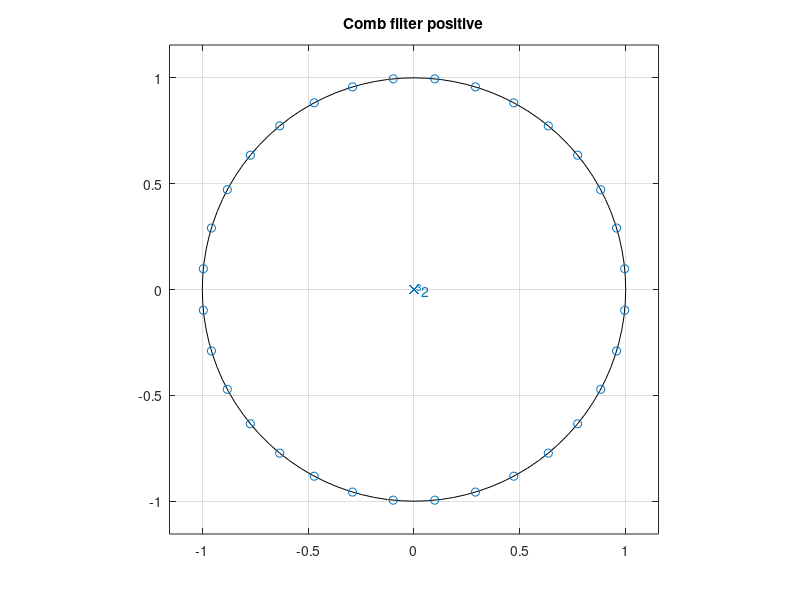
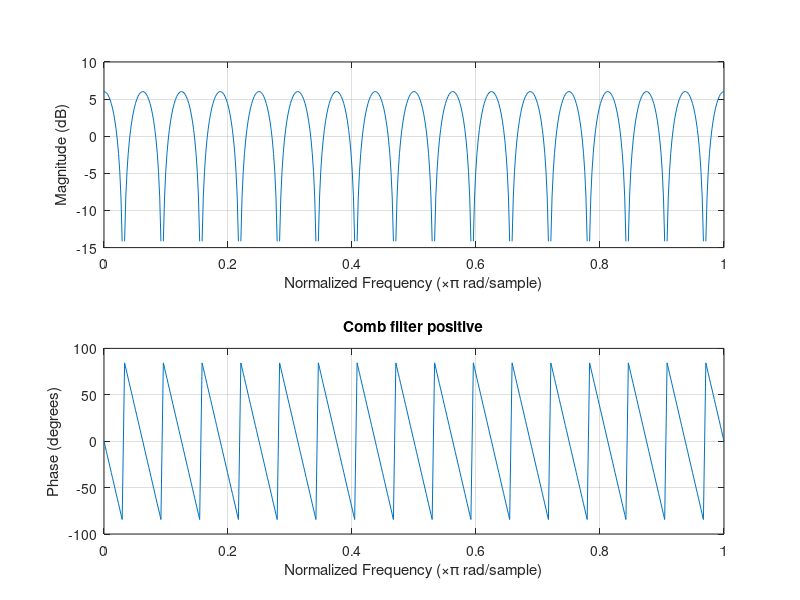
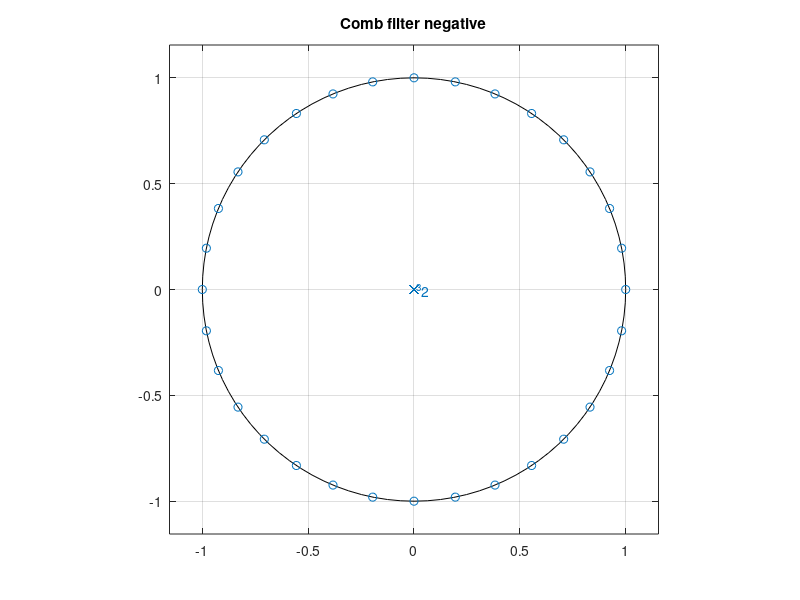
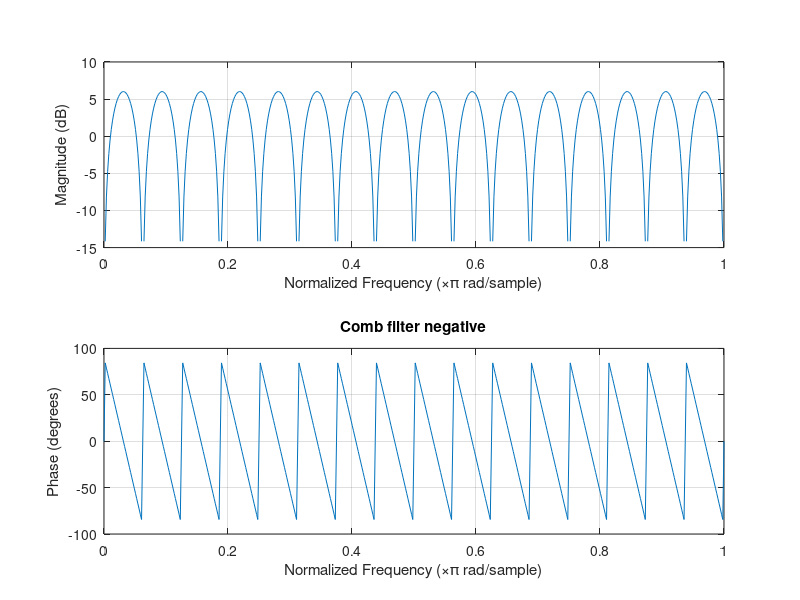

The MATLAB source for these figures, in order:
clc;
clear;
close all;

N = 32;

bp = [1 zeros(1,N-1)  1];
bn = [1 zeros(1,N-1) -1];

figure(1);
zplane(bp);
title('Comb filter positive');
figure(2);
freqz(bp);
title('Comb filter positive');
figure(3);
zplane(bn);
title('Comb filter negative');
figure(4);
freqz(bn);
title('Comb filter negative');
